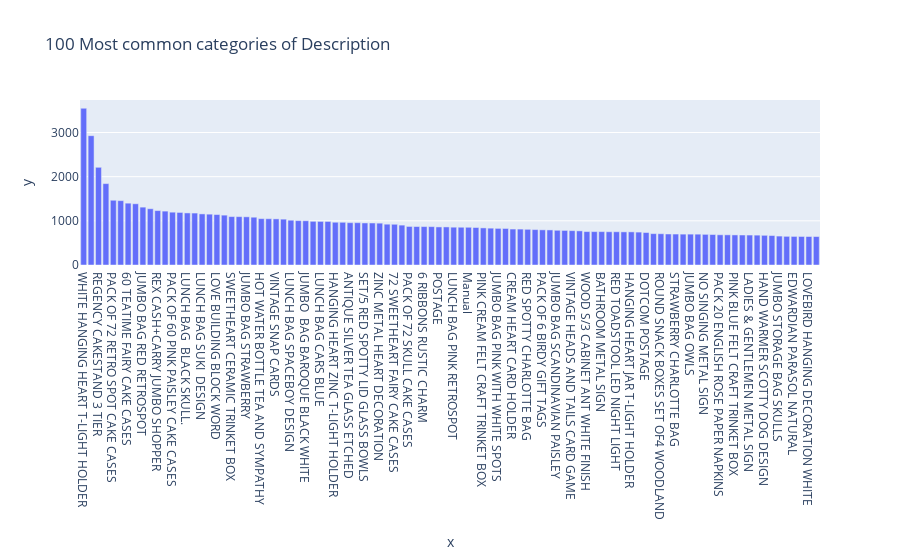

Notebook code cell kept with this figure:
### Markdown cell above
> *StockCode* representa el identificador único del producto que se está comprando. Por lo tanto, este histograma muestra los productos más vendidos. El producto más vendido es el '85123A', con un total de 3516 registros. Además, se observa que hay un total de 4632 productos diferentes en este conjunto de datos.

### Code cell
profile_serie(df_retail['Description'])

### Figure 1 — Plotly figure (JSON) as saved in the notebook; plotly's stock layout.template omitted (floating-point values rounded to 4 significant figures)
{"data": [{"alignmentgroup": "True", "hovertemplate": "x=%{x}<br>y=%{y}<extra></extra>", "legendgroup": "", "marker": {"color": "#636efa", "pattern": {"shape": ""}}, "name": "", "offsetgroup": "", "orientation": "v", "showlegend": false, "textposition": "auto", "type": "bar", "x": ["WHITE HANGING HEART T-LIGHT HOLDER", "nan", "REGENCY CAKESTAND 3 TIER", "STRAWBERRY CERAMIC TRINKET BOX", "PACK OF 72 RETRO SPOT CAKE CASES", "ASSORTED COLOUR BIRD ORNAMENT", "60 TEATIME FAIRY CAKE CASES", "HOME BUILDING BLOCK WORD", "JUMBO BAG RED RETROSPOT", "LUNCH BAG RED SPOTTY", "REX CASH+CARRY JUMBO SHOPPER", "JUMBO STORAGE BAG SUKI", "PACK OF 60 PINK PAISLEY CAKE CASES", "WOODEN FRAME ANTIQUE WHITE ", "LUNCH BAG  BLACK SKULL.", "BAKING SET 9 PIECE RETROSPOT ", "LUNCH BAG SUKI  DESIGN ", "HEART OF WICKER LARGE", "LOVE BUILDING BLOCK WORD", "RED HANGING HEART T-LIGHT HOLDER", "SWEETHEART CERAMIC TRINKET BOX", "JUMBO SHOPPER VINTAGE RED PAISLEY", "JUMBO BAG STRAWBERRY", "HEART OF WICKER SMALL", "HOT WATER BOTTLE TEA AND SYMPATHY", "SCOTTIE DOG HOT WATER BOTTLE", "VINTAGE SNAP CARDS", "PARTY BUNTING", "LUNCH BAG SPACEBOY DESIGN ", "PAPER CHAIN KIT 50'S CHRISTMAS ", "JUMBO  BAG BAROQUE BLACK WHITE", "LUNCH BAG WOODLAND", "LUNCH BAG CARS BLUE", "WOODEN PICTURE FRAME WHITE FINISH", "HANGING HEART ZINC T-LIGHT HOLDER", "SET/20 RED SPOTTY PAPER NAPKINS ", "ANTIQUE SILVER TEA GLASS ETCHED", "CHOCOLATE HOT WATER BOTTLE", "SET/5 RED SPOTTY LID GLASS BOWLS", "SMALL POPCORN HOLDER", "ZINC METAL HEART DECORATION", "FELTCRAFT 6 FLOWER FRIENDS", "72 SWEETHEART FAIRY CAKE CASES", "GIN + TONIC DIET METAL SIGN", "PACK OF 72 SKULL CAKE CASES", "NATURAL SLATE HEART CHALKBOARD ", "6 RIBBONS RUSTIC CHARM", "RECYCLING BAG RETROSPOT ", "POSTAGE", "VICTORIAN GLASS HANGING T-LIGHT", "LUNCH BAG PINK RETROSPOT", "PLEASE ONE PERSON METAL SIGN", "Manual", "VINTAGE UNION JACK BUNTING", "PINK CREAM FELT CRAFT TRINKET BOX ", "HAND OVER THE CHOCOLATE   SIGN ", "JUMBO BAG PINK WITH WHITE SPOTS", "RED WOOLLY HOTTIE WHITE HEART.", "CREAM HEART CARD HOLDER", "RETRO SPOT TEA SET CERAMIC 11 PC ", "RED SPOTTY CHARLOTTE BAG", "PAPER BUNTING RETRO SPOTS", "PACK OF 6 BIRDY GIFT TAGS", "JUMBO BAG PINK VINTAGE PAISLEY", "JUMBO BAG SCANDINAVIAN PAISLEY", "WOODLAND CHARLOTTE BAG", "VINTAGE HEADS AND TAILS CARD GAME ", "RED GINGHAM ROSE JEWELLERY BOX", "WOOD S/3 CABINET ANT WHITE FINISH", "RED RETROSPOT CAKE STAND", "BATHROOM METAL SIGN", "COOK WITH WINE METAL SIGN ", "RED TOADSTOOL LED NIGHT LIGHT", "FELTCRAFT BUTTERFLY HEARTS", "HANGING HEART JAR T-LIGHT HOLDER", "PACK OF 60 DINOSAUR CAKE CASES", "DOTCOM POSTAGE", "PAPER CHAIN KIT VINTAGE CHRISTMAS", "ROUND SNACK BOXES SET OF4 WOODLAND ", "PLASTERS IN TIN SPACEBOY", "STRAWBERRY CHARLOTTE BAG", "HAND WARMER OWL DESIGN", "JUMBO BAG OWLS", "PLASTERS IN TIN CIRCUS PARADE ", "NO SINGING METAL SIGN", "COLOUR GLASS T-LIGHT HOLDER HANGING", "PACK 20 ENGLISH ROSE PAPER NAPKINS", "DOOR MAT UNION FLAG", "PINK BLUE FELT CRAFT TRINKET BOX", "SINGLE HEART ZINC T-LIGHT HOLDER", "LADIES & GENTLEMEN METAL SIGN", "WOOD 2 DRAWER CABINET WHITE FINISH", "HAND WARMER SCOTTY DOG DESIGN", "GRAND CHOCOLATECANDLE", "JUMBO STORAGE BAG SKULLS", "KNITTED UNION FLAG HOT WATER BOTTLE", "EDWARDIAN PARASOL NATURAL", "HEART IVORY TRELLIS SMALL", "LOVEBIRD HANGING DECORATION WHITE ", "HAND WARMER BIRD DESIGN"], "xaxis": "x", "y": [3549, 2928, 2212, 1843, 1466, 1457, 1400, 1386, 1310, 1274, 1232, 1220, 1196, 1190, 1179, 1176, 1157, 1151, 1142, 1129, 1096, 1095, 1091, 1082, 1050, 1048, 1044, 1038, 1014, 1005, 1002, 989, 987, 986, 968, 967, 958, 958, 952, 951, 947, 924, 922, 903, 873, 871, 870, 869, 862, 862, 856, 855, 854, 849, 840, 834, 829, 827, 814, 813, 808, 802, 796, 794, 786, 783, 778, 773, 757, 756, 756, 753, 753, 750, 750, 745, 735, 710, 708, 702, 701, 699, 699, 698, 694, 690, 684, 683, 681, 679, 678, 676, 672, 667, 655, 649, 647, 646, 645, 644], "yaxis": "y"}], "layout": {"barmode": "relative", "legend": {"tracegroupgap": 0}, "title": {"text": "100 Most common categories of Description"}, "xaxis": {"anchor": "y", "domain": [0, 1], "title": {"text": "x"}}, "yaxis": {"anchor": "x", "domain": [0, 1], "title": {"text": "y"}}}}
